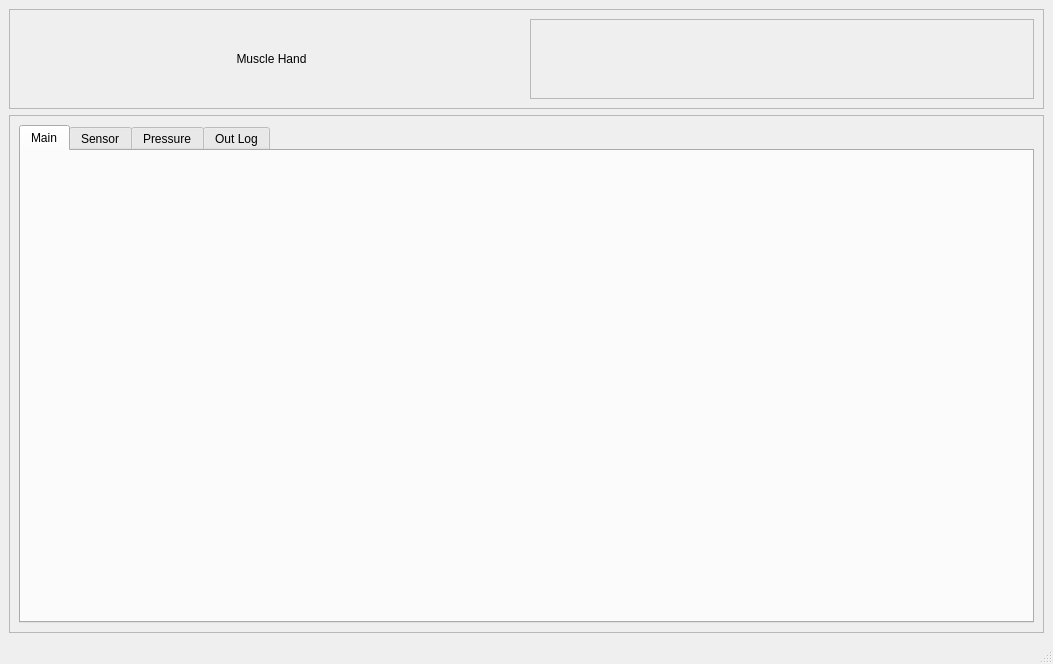
<?xml version="1.0" encoding="UTF-8"?>
<ui version="4.0">
 <class>MainWindow</class>
 <widget class="QMainWindow" name="MainWindow">
  <property name="geometry">
   <rect>
    <x>0</x>
    <y>0</y>
    <width>1053</width>
    <height>664</height>
   </rect>
  </property>
  <property name="windowTitle">
   <string>MainWindow</string>
  </property>
  <widget class="QWidget" name="centralwidget">
   <layout class="QVBoxLayout" name="verticalLayout">
    <item>
     <widget class="QFrame" name="header">
      <property name="sizePolicy">
       <sizepolicy hsizetype="Preferred" vsizetype="Expanding">
        <horstretch>0</horstretch>
        <verstretch>100</verstretch>
       </sizepolicy>
      </property>
      <property name="minimumSize">
       <size>
        <width>0</width>
        <height>70</height>
       </size>
      </property>
      <property name="maximumSize">
       <size>
        <width>16777215</width>
        <height>100</height>
       </size>
      </property>
      <property name="frameShape">
       <enum>QFrame::StyledPanel</enum>
      </property>
      <property name="frameShadow">
       <enum>QFrame::Raised</enum>
      </property>
      <layout class="QHBoxLayout" name="horizontalLayout_2">
       <item>
        <widget class="QLabel" name="head_text">
         <property name="sizePolicy">
          <sizepolicy hsizetype="Preferred" vsizetype="Preferred">
           <horstretch>0</horstretch>
           <verstretch>0</verstretch>
          </sizepolicy>
         </property>
         <property name="styleSheet">
          <string notr="true">font: 25 26pt &quot;Noto Sans&quot;;</string>
         </property>
         <property name="text">
          <string>Muscle Hand</string>
         </property>
         <property name="alignment">
          <set>Qt::AlignCenter</set>
         </property>
        </widget>
       </item>
       <item>
        <widget class="QFrame" name="status">
         <property name="frameShape">
          <enum>QFrame::StyledPanel</enum>
         </property>
         <property name="frameShadow">
          <enum>QFrame::Raised</enum>
         </property>
        </widget>
       </item>
      </layout>
     </widget>
    </item>
    <item>
     <widget class="QFrame" name="body">
      <property name="frameShape">
       <enum>QFrame::StyledPanel</enum>
      </property>
      <property name="frameShadow">
       <enum>QFrame::Raised</enum>
      </property>
      <layout class="QHBoxLayout" name="horizontalLayout">
       <item>
        <widget class="QTabWidget" name="tabWidget">
         <property name="currentIndex">
          <number>0</number>
         </property>
         <widget class="QWidget" name="Main">
          <attribute name="title">
           <string>Main</string>
          </attribute>
         </widget>
         <widget class="QWidget" name="Sensor">
          <attribute name="title">
           <string>Sensor</string>
          </attribute>
         </widget>
         <widget class="QWidget" name="Pressure">
          <attribute name="title">
           <string>Pressure</string>
          </attribute>
         </widget>
         <widget class="QWidget" name="OutLog">
          <attribute name="title">
           <string>Out Log</string>
          </attribute>
         </widget>
        </widget>
       </item>
      </layout>
     </widget>
    </item>
   </layout>
  </widget>
  <widget class="QStatusBar" name="statusbar"/>
 </widget>
 <resources>
  <include location="../LearnQT/new_resources.qrc"/>
 </resources>
 <connections/>
</ui>
